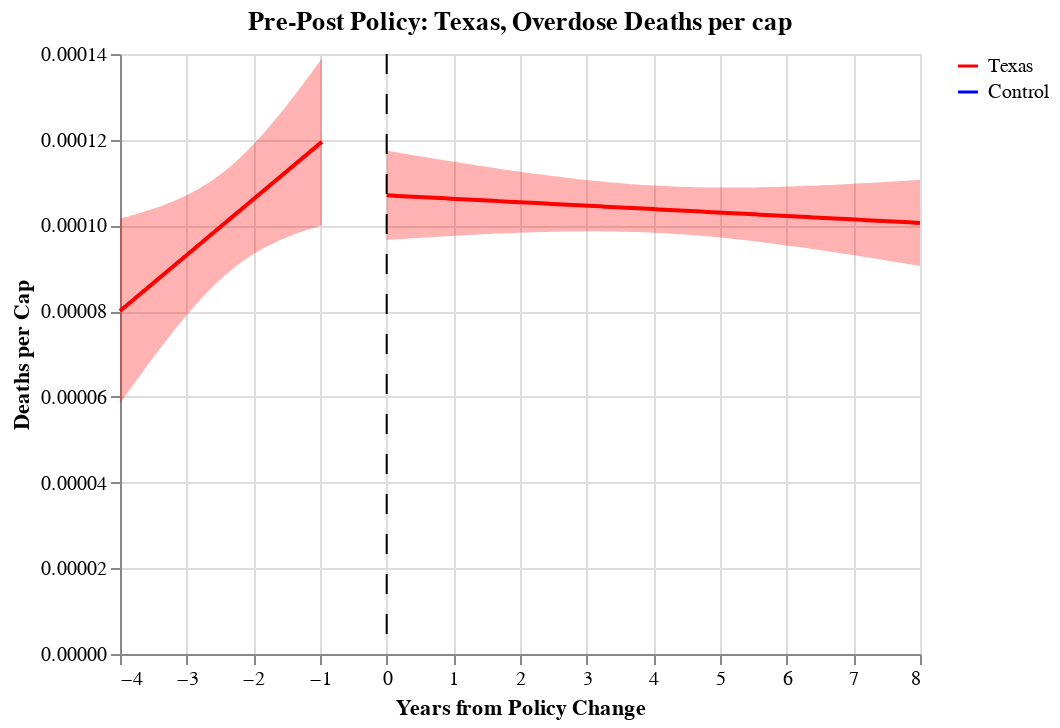

The cell this chart's notebook holds for it:
### Code cell
# texas deaths pre/post plot
# Stuffs for making legend
legend = alt.Chart(fl_opi_before).transform_calculate(
    tx="'Texas'", control="'control'"
)

scale = alt.Scale(domain=["Texas", "Control"], range=["red", "blue"])
before = alt.Chart(
    tx_death_before, title="Pre-Post Policy: Texas, Overdose Deaths per cap"
).encode(x="policy_years", y=alt.Y("deaths_per_cap", title="Deaths per Cap"), color=alt.Color('tx:N', scale=scale, title=''))
base = before.transform_regression("policy_years", "deaths_per_cap", ).mark_line()

fit, before_line = get_reg_fit(
    tx_death_before, yvar="deaths_per_cap", xvar="policy_years", alpha=0.05, col="red"
)
fit, after_line = get_reg_fit(
    tx_death_after, yvar="deaths_per_cap", xvar="policy_years", alpha=0.05, col="red"
)

tx_chart_death = base + before_line + after_line + sep_line
tx_chart_death
